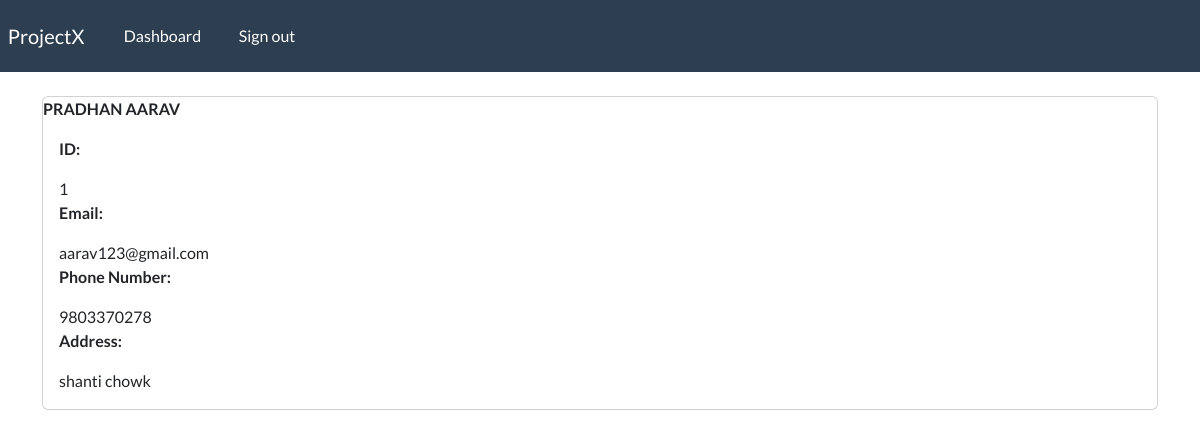
The page /record/1 (signed in) on the database its author committed.
### webapp/models.py (models this page shows, shortened)
class Record(models.Model):
    creation_date = models.DateTimeField(auto_now_add = True)
    first_name = models.CharField(max_length = 100)
    last_name = models.CharField(max_length = 100)
    email = models.CharField(max_length= 255)
    phone = models.CharField(max_length=20)
    address = models.CharField(max_length=300)
    city = models.CharField(max_length = 255)
    province = models.CharField(max_length = 255)
    country = models.CharField(max_length = 255)

### webapp/views.py (the view)
# urls.py: path('record/<int:pk>', views.singular_record, name = 'record')
@login_required(login_url='my-login')
def singular_record(request, pk):
    all_records = Record.objects.get(id=pk)
    context = {'record' : all_records}
    return render(request, 'webapp/view-record.html', context=context)

### webapp/templates/webapp/view-record.html
{% extends "webapp/base.html" %}
{% block content %}
<body>
    <div class="card">
        <strong>
            {{record.last_name | upper}}
            {{ record.first_name | upper}}
        </strong>
        <div class="card-body">
            <p><strong> ID: </strong></p> {{ record.id}}
            <p><strong> Email: </strong></p> {{ record.email}}
            <p><strong> Phone Number: </strong></p> {{ record.phone}}
            <p><strong> Address: </strong></p> {{ record.address}}
        </div>
    </div>
</body>
{% endblock  %}

### rows shown on the page
Record: last_name "PRADHAN", first_name "AARAV", id "1", email "aarav123@gmail.com", phone "9803370278", address "shanti chowk"
